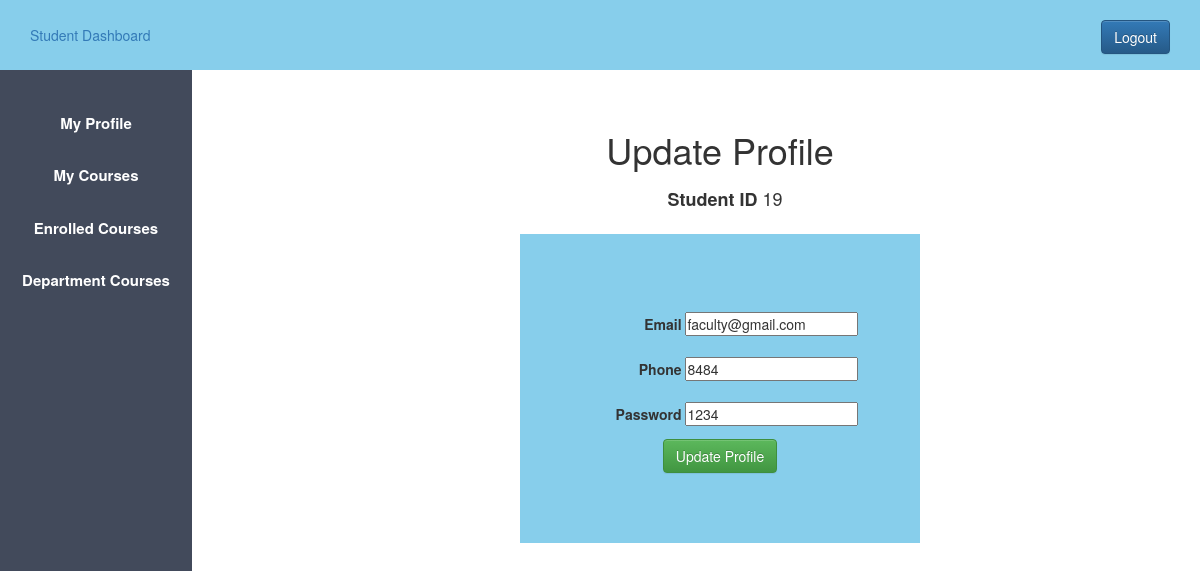
The page /student_profile.php (signed in) on the database its author committed.
### tables this page shows
CREATE TABLE `user` (
  `id` int(20) NOT NULL,
  `username` varchar(50) DEFAULT NULL,
  `phone` int(30) DEFAULT NULL,
  `email` varchar(50) DEFAULT NULL,
  `usertype` varchar(50) DEFAULT NULL,
  `password` varchar(50) DEFAULT NULL,
  `dept_id` int(11) NOT NULL,
  `pay_id` int(30) NOT NULL,
  `s_amount` int(11) NOT NULL
);

### src/student_profile.php (the view, shortened to what this page needs)
<?php
$host="localhost";
$user="root";
$password="";
$db="370project";
$data=mysqli_connect($host,$user,$password,$db);
$name = $_SESSION['username'];
$sql = "SELECT * FROM user WHERE username='$name' ";
$result = mysqli_query($data,$sql);
$info=mysqli_fetch_assoc($result);
?>
<!DOCTYPE html>
<html>
<head>
<?php
include "admin_css.php"
?>
</head>
<body>
	<?php
    include "student_sidebar.php"
    ?>
    <div class="content">
        <center>
		<h1>Update Profile</h1>
        <div>
            <h4><label>Student ID</label>
            <?php echo "{$info['id']}"; ?></h4>
        </div>
		<div class="div_deg">
            <form action="#" method="POST">
                <div>
                    <label>Email</label>
                    <input type="email" name="email" value="<?php echo "{$info['email']}"; ?>" >
                </div>
                <div>
                    <label>Phone</label>
                    <input type="number" name="phone" value="<?php echo "{$info['phone']}"; ?>" >
                </div>
                <div>
                    <label>Password</label>
                    <input type="text" name="password" value="<?php echo "{$info['password']}"; ?>" >
                </div>
                <div>
                    <input type="submit" class="btn btn-success" name="update_profile" value="Update Profile" >
                </div>
            </form>
        </div>
        </center>
	</div>
</body>
</html>

### src/admin.css (style rules this page uses)
* { margin: 0px; padding: 0px; }
.content { margin-left: 20%; margin-top: 5%; }

### src/student_profile.php (style rules this page uses)
label { display: inline-block; text-align: right; width: 100px; padding-top: 10px; padding-bottom: 10px; }
.div_deg { background-color: skyblue; width: 400px; padding-top: 70px; padding-bottom: 70px; }

### rows shown on the page
user: id "19", email "faculty@gmail.com", phone "8484", password "1234"
